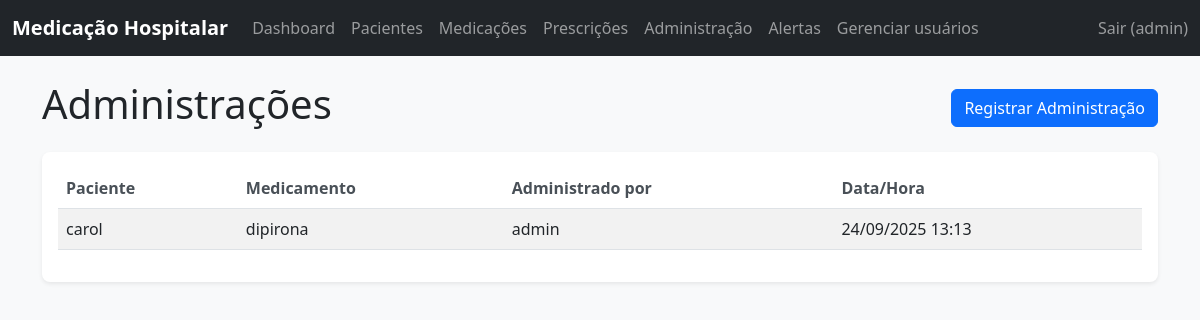
The page /administracoes/ (signed in) on the database as committed earlier.
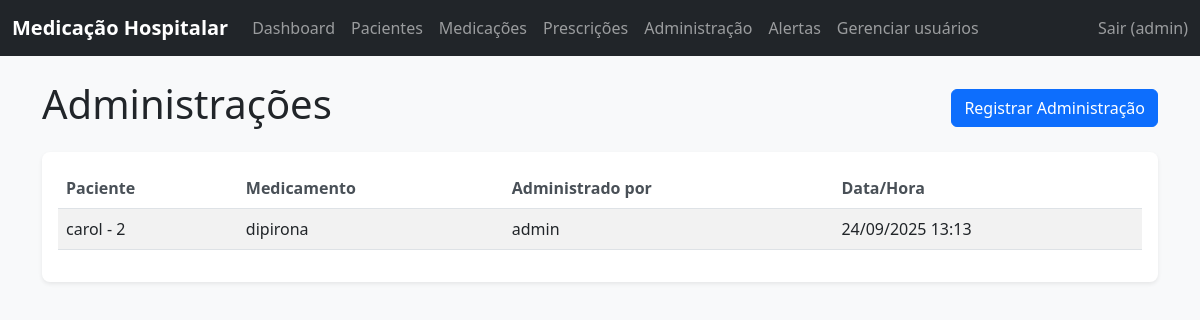
The same page on the database as committed later.
### core/models.py (models this page shows, shortened)
class Administracao(models.Model):
    prescricao = models.ForeignKey(Prescricao, on_delete=models.CASCADE)
    usuario = models.ForeignKey(Usuario, on_delete=models.CASCADE)
    data_hora = models.DateTimeField(auto_now_add=True)
    class Meta:
        verbose_name = "Administração"
        verbose_name_plural = "Administrações"

class Prescricao(models.Model):
    STATUS_CHOICES = [
        ('ativa', 'Ativa'),
        ('suspensa', 'Suspensa'),
        ('encerrada', 'Encerrada'),
    ]
    paciente = models.ForeignKey(Paciente, on_delete=models.CASCADE)
    medicamento = models.ForeignKey(Medicamento, on_delete=models.CASCADE)
    medico = models.ForeignKey(
        settings.AUTH_USER_MODEL,
        on_delete=models.PROTECT,
        related_name='prescricoes',
        null=True,
        blank=True,
    )
    data_criacao = models.DateTimeField(auto_now_add=True)
    data_ultima_atualizacao = models.DateTimeField(auto_now=True)
    dose = models.CharField(max_length=100)
    frequencia = models.CharField(max_length=100)
    status = models.CharField(
        max_length=20,
        choices=STATUS_CHOICES,
        default='ativa',
    )
    observacoes = models.TextField(blank=True, null=True)
    class Meta:
        verbose_name = "Prescrição"
        verbose_name_plural = "Prescrições"

class Paciente(models.Model):
    SEXO_CHOICES = [
        ('M', 'Masculino'),
        ('F', 'Feminino'),
        ('O', 'Outro'),
    ]
    nome = models.CharField(max_length=255)
    cpf = models.CharField(max_length=11, unique=True, blank=True, null=True)
    data_nascimento = models.DateField()
    sexo = models.CharField(max_length=1, choices=SEXO_CHOICES)
    prontuario = models.CharField(max_length=50, unique=True)
    telefone_contato = models.CharField(max_length=20, blank=True, null=True)
    alergias = models.TextField(blank=True, null=True)
    historico_clinico = models.TextField(blank=True, null=True)
    class Meta:
        verbose_name = "Paciente"
        verbose_name_plural = "Pacientes"

class Medicamento(models.Model):
    nome = models.CharField(max_length=255)
    dosagem = models.CharField(max_length=100)
    via_administracao = models.CharField(max_length=100)
    class Meta:
        verbose_name = "Medicamento"
        verbose_name_plural = "Medicamentos"

class Usuario(AbstractUser):
    USERNAME_FIELD = 'username'
    EMAIL_FIELD = 'email'
    TIPO_USUARIO_CHOICES = [
        ('medico', 'Médico'),
        ('enfermeiro', 'Enfermeiro'),
        ('administrador', 'Administrador'),
    ]
    tipo_usuario = models.CharField(max_length=15, choices=TIPO_USUARIO_CHOICES, default='enfermeiro')
    class Meta:
        verbose_name = "Usuário"
        verbose_name_plural = "Usuários"

### core/views_frontend.py (the view)
# urls.py: path('administracoes/', AdministracaoListView.as_view(), name='administracoes'),
class AdministracaoListView(LoginRequiredMixin, ListView):
    model = Administracao
    template_name = 'core/administracao_list.html'
    context_object_name = 'administracoes'

### templates/core/administracao_list.html (shortened to what this page needs)
{% extends 'base.html' %}
{% load static %}
{% block content %}
<div class="row">
    <div class="col-12">
        <div class="d-flex justify-content-between align-items-center mb-3">
            <h1>Administrações</h1>
            <a href="{% url 'administracao_create' %}" class="btn btn-primary">Registrar Administração</a>
        </div>
    </div>
</div>
<div class="row">
    <div class="col-12">
        <div class="card">
            <div class="card-body">
                {% if administracoes %}
                    <div class="table-responsive">
                        <table class="table table-striped">
                            <thead>
                                <tr>
                                    <th>Paciente</th>
                                    <th>Medicamento</th>
                                    <th>Administrado por</th>
                                    <th>Data/Hora</th>
                                </tr>
                            </thead>
                            <tbody>
                                {% for administracao in administracoes %}
                                    <tr>
                                        <td>{{ administracao.prescricao.paciente.nome }}</td>
                                        <td>{{ administracao.prescricao.medicamento.nome }}</td>
                                        <td>{{ administracao.usuario.username }}</td>
                                        <td>{{ administracao.data_hora|date:"d/m/Y H:i" }}</td>
                                    </tr>
                                {% endfor %}
                            </tbody>
                        </table>
                    </div>
                {% else %}
                    <p class="text-muted">Nenhuma administração registrada.</p>
                {% endif %}
            </div>
        </div>
    </div>
</div>
{% endblock %}

Rows that differ between the two databases and show on the page:
changed through a linked row, Administracao "dipirona": prescricao.paciente.nome "carol" → "carol - 2"
